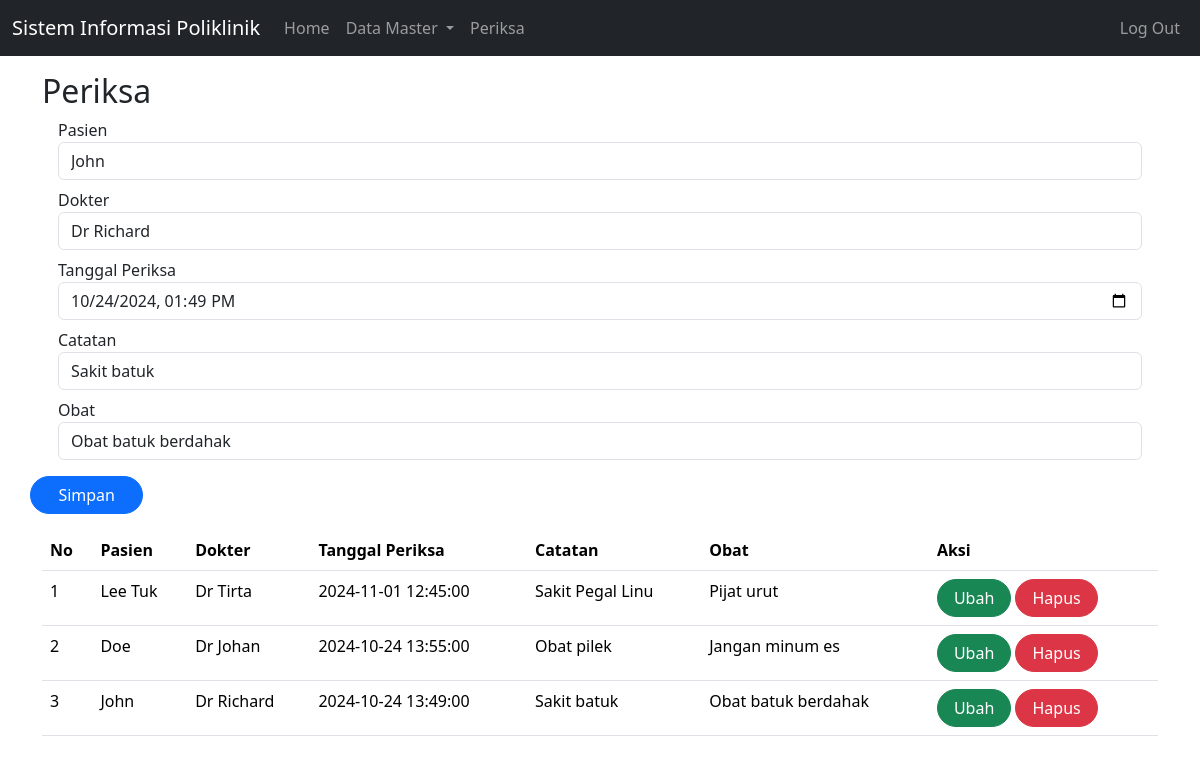
Screenshot of /index.php?page=periksa&id=1 (signed in) with the database file from the repository.
### tables this page shows
CREATE TABLE `periksa` (
  `id` int(10) UNSIGNED NOT NULL,
  `id_pasien` int(11) UNSIGNED NOT NULL,
  `id_dokter` int(11) UNSIGNED NOT NULL,
  `tgl_periksa` datetime DEFAULT NULL,
  `catatan` text DEFAULT NULL,
  `obat` varchar(255) NOT NULL
);

CREATE TABLE `pasien` (
  `id` int(10) UNSIGNED NOT NULL,
  `nama` varchar(255) DEFAULT NULL,
  `alamat` varchar(255) DEFAULT NULL,
  `no_hp` varchar(50) DEFAULT NULL
);

CREATE TABLE `dokter` (
  `id` int(10) UNSIGNED NOT NULL,
  `nama` varchar(255) DEFAULT NULL,
  `alamat` varchar(255) DEFAULT NULL,
  `no_hp` varchar(50) DEFAULT NULL
);

### periksa.php (the view, shortened to what this page needs)
<body>
        <form class="form col" method="POST" action="" name="myForm" onsubmit="return(validate());">
            <?php
            $tgl_periksa = '';
            $catatan = '';
            $obat = '';
            if (isset($_GET['id'])) {
                $ambil = mysqli_query($mysqli,
                "SELECT * FROM periksa
                WHERE id='" . $_GET['id'] . "'");
                while ($row = mysqli_fetch_array($ambil)) {
                    $tgl_periksa = $row['tgl_periksa'];
                    $catatan = $row['catatan'];
                    $id_pasien = $row['id_pasien'];
                    $id_dokter = $row['id_dokter'];
                    $obat = $row['obat'];
                }
            ?>
            <?php
            }
            ?>
            <div class="form-group mx-sm-3 mb-2">
                <label for="pasien" class="sr-only">Pasien</label>
                <select class="form-control" name="id_pasien">
                    <?php
                    $selected = '';
                    $pasien = mysqli_query($mysqli, "SELECT * FROM pasien");
                    while ($data = mysqli_fetch_array($pasien)) {
                        if ($data['id'] == $id_pasien) {
                            $selected = 'selected="selected"';
                        } else {
                            $selected = '';
                        }
                    ?>
                        <option value="<?php echo $data['id'] ?>" <?php echo $selected ?>><?php echo $data['nama'] ?></option>
                    <?php
                    }
                    ?>
                </select>
            </div>
            <div class="form-group mx-sm-3 mb-2">
                <label for="dokter" class="sr-only">Dokter</label>
                <select class="form-control" name="id_dokter">
                    <?php
                    $selected = '';
                    $dokter = mysqli_query($mysqli, "SELECT * FROM dokter");
                    while ($data = mysqli_fetch_array($dokter)) {
                        if ($data['id'] == $id_dokter) {
                            $selected = 'selected="selected"';
                        } else {
                            $selected = '';
                        }
                    ?>
                        <option value="<?php echo $data['id'] ?>" <?php echo $selected ?>><?php echo $data['nama'] ?></option>
                    <?php
                    }
                    ?>
                </select>
            </div>
            <div class="form-group mx-sm-3 mb-2">
                <label for="tgl_periksa" class="sr-only">Tanggal Periksa</label>
                <input type="datetime-local" class="form-control" name="tgl_periksa" id="tgl_periksa" placeholder="Tanggal Periksa" value="<?php echo $tgl_periksa ?>">
            </div>
            <div class="form-group mx-sm-3 mb-2">
                <label for="catatan" class="sr-only">Catatan</label>
                <input type="text" class="form-control" name="catatan" id="catatan" placeholder="Catatan" value="<?php echo $catatan ?>">
            </div>
            <div class="form-group mx-sm-3 mb-2">
                <label for="obat" class="sr-only">Obat</label>
                <input type="text" class="form-control" name="obat" id="obat" placeholder="Obat" value="<?php echo $obat ?>">
            </div>
            <div class="row d-flex mt-3">
                <button type="submit" class="btn btn-primary rounded-pill" style="width: 3cm;" name="simpan">Simpan</button>
            </div>
        </form>
        <table class="table table-hover my-3">
            <thead>
                <tr>
                    <th scope="col">No</th>
                    <th scope="col">Pasien</th>
                    <th scope="col">Dokter</th>
                    <th scope="col">Tanggal Periksa</th>
                    <th scope="col">Catatan</th>
                    <th scope="col">Obat</th>
                    <th scope="col">Aksi</th>
                </tr>
            </thead>
            <tbody>
                <?php
                    $result = mysqli_query($mysqli, "SELECT pr.*,d.nama as 'nama_dokter', p.nama as 'nama_pasien'
                    FROM periksa pr LEFT JOIN dokter d ON (pr.id_dokter=d.id) LEFT JOIN pasien p ON (pr.id_pasien=p.id)
                    ORDER BY pr.tgl_periksa DESC");
                    $no = 1;
                    while ($data = mysqli_fetch_array($result)) {
                    ?>
                        <tr>
                            <td><?php echo $no++ ?></td>
                            <td><?php echo $data['nama_pasien'] ?></td>
                            <td><?php echo $data['nama_dokter'] ?></td>
                            <td><?php echo $data['tgl_periksa'] ?></td>
                            <td><?php echo $data['catatan'] ?></td>
                            <td><?php echo $data['obat'] ?></td>
                            <td>
                                <a class="btn btn-success rounded-pill px-3"
                                href="index.php?page=periksa&id=<?php echo $data['id'] ?>">
                                Ubah</a>
                                <a class="btn btn-danger rounded-pill px-3"
                                href="index.php?page=periksa&id=<?php echo $data['id'] ?>&aksi=hapus">
                                Hapus</a>
                            </td>
                        </tr>
                    <?php
                    }
                ?>
            </tbody>
        </table>
</body>
</html>

### rows the page displays
periksa: tgl_periksa "10/24/2024 13:49", catatan "Sakit batuk", obat "Obat batuk berdahak", id_pasien.nama "John", id_dokter.nama "Dr Richard", tgl_periksa "2024-10-24 13:49:00"
periksa: id_pasien.nama "Lee Tuk", id_dokter.nama "Dr Tirta", tgl_periksa "2024-11-01 12:45:00", catatan "Sakit Pegal Linu", obat "Pijat urut"
periksa: id_pasien.nama "Doe", id_dokter.nama "Dr Johan", tgl_periksa "2024-10-24 13:55:00", catatan "Obat pilek", obat "Jangan minum es"

### other values shown
$_GET['page'] "Periksa"
form field id_pasien "John"
form field id_dokter "Dr Richard"
